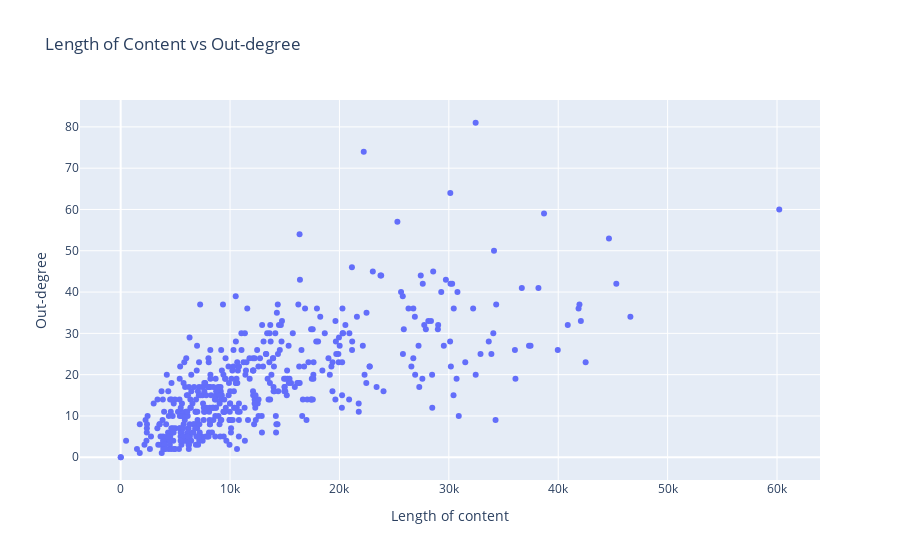
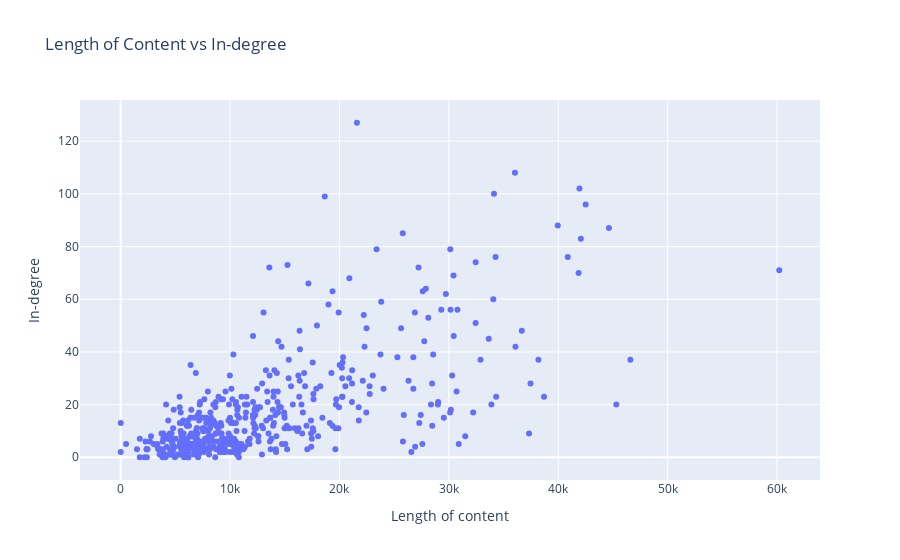

Notebook code for these charts, in order:
### Code cell
fig1 = px.scatter(x=lengths, y=out_degrees, labels={'x':'Length of content', 'y':'Out-degree'},title='Length of Content vs Out-degree')
fig1.show()

fig2 = px.scatter(x=lengths, y=in_degrees, labels={'x':'Length of content', 'y':'In-degree'},title='Length of Content vs In-degree')
fig2.show()

### Figure 1 — Plotly figure (JSON) as saved in the notebook; plotly's stock layout.template omitted (floating-point values rounded to 4 significant figures; data arrays with more than 128 entries replaced by an {"elided": "..."} marker saying what was removed)
{"data": [{"hovertemplate": "Length of content=%{x}<br>Out-degree=%{y}<extra></extra>", "legendgroup": "", "marker": {"color": "#636efa", "symbol": "circle"}, "mode": "markers", "name": "", "orientation": "v", "showlegend": false, "type": "scatter", "x": {"elided": "481 int values"}, "xaxis": "x", "y": {"elided": "481 int values"}, "yaxis": "y"}], "layout": {"legend": {"tracegroupgap": 0}, "title": {"text": "Length of Content vs Out-degree"}, "xaxis": {"anchor": "y", "domain": [0, 1], "title": {"text": "Length of content"}}, "yaxis": {"anchor": "x", "domain": [0, 1], "title": {"text": "Out-degree"}}}}

### Figure 2 — Plotly figure (JSON) as saved in the notebook; plotly's stock layout.template omitted (floating-point values rounded to 4 significant figures; data arrays with more than 128 entries replaced by an {"elided": "..."} marker saying what was removed)
{"data": [{"hovertemplate": "Length of content=%{x}<br>In-degree=%{y}<extra></extra>", "legendgroup": "", "marker": {"color": "#636efa", "symbol": "circle"}, "mode": "markers", "name": "", "orientation": "v", "showlegend": false, "type": "scatter", "x": {"elided": "481 int values"}, "xaxis": "x", "y": {"elided": "481 int values"}, "yaxis": "y"}], "layout": {"legend": {"tracegroupgap": 0}, "title": {"text": "Length of Content vs In-degree"}, "xaxis": {"anchor": "y", "domain": [0, 1], "title": {"text": "Length of content"}}, "yaxis": {"anchor": "x", "domain": [0, 1], "title": {"text": "In-degree"}}}}
